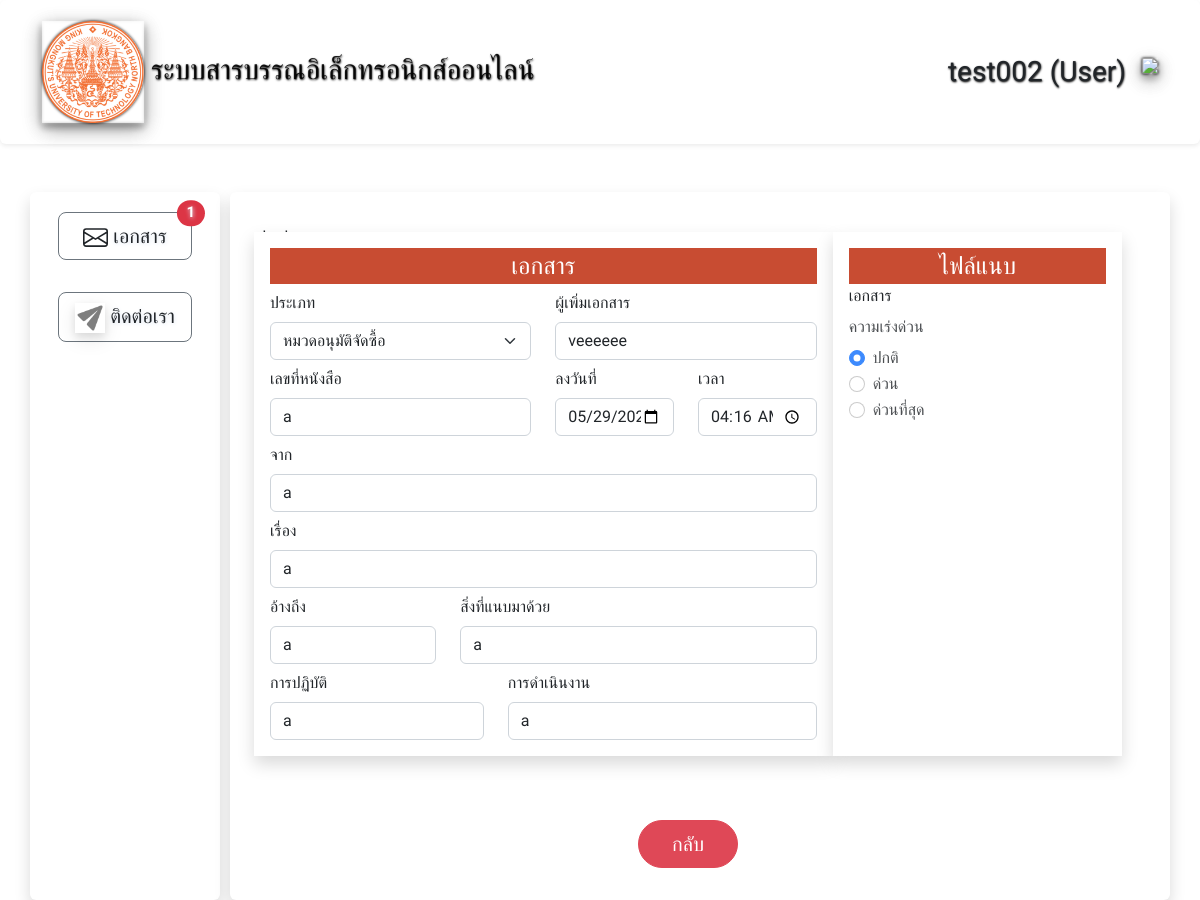
Page /?q=view&doc_id=21 (signed in) on the committed database.
### tables this page shows
CREATE TABLE `user` (
  `user_id` int(11) NOT NULL,
  `user_username` varchar(50) NOT NULL,
  `user_password` varchar(50) NOT NULL,
  `user_name` varchar(30) NOT NULL,
  `user_lineid` varchar(30) NOT NULL,
  `user_email` varchar(100) NOT NULL,
  `user_tel` varchar(10) NOT NULL,
  `post_id` int(11) NOT NULL,
  `dept_id` int(11) NOT NULL,
  `level_id` int(11) NOT NULL
);

CREATE TABLE `document` (
  `doc_id` int(11) NOT NULL,
  `doc_type_id` int(11) NOT NULL,
  `user_id` int(11) NOT NULL,
  `doc_book_number` varchar(30) NOT NULL,
  `doc_date` varchar(15) NOT NULL,
  `doc_time` varchar(10) NOT NULL,
  `doc_from` varchar(30) NOT NULL,
  `doc_topic` varchar(150) NOT NULL,
  `doc_refer_to` varchar(30) NOT NULL,
  `doc_attach` varchar(20) NOT NULL,
  `doc_handle` varchar(30) NOT NULL,
  `doc_action` varchar(30) NOT NULL,
  `doc_urgency` varchar(50) NOT NULL,
  `doc_status` varchar(20) NOT NULL,
  `doc_traffic_id` int(11) NOT NULL,
  `doc_des` varchar(255) NOT NULL,
  `doc_to` varchar(50) NOT NULL
);

### user/view.php (the view, shortened to what this page needs)
<?php
echo "test";
$doc_id = $_GET['doc_id'];
$sql = "SELECT * FROM `document` WHERE `doc_id` = $doc_id";
$result = mysqli_query($conn, $sql);
$row = mysqli_fetch_assoc($result);
$user_id = $_SESSION['user_id'];
$sql_user = "SELECT * FROM `user` WHERE `user_id` = $user_id";
$result_user =  mysqli_query($conn, $sql_user);
$row_user = mysqli_fetch_assoc($result_user);
$user_name = $row_user['user_name'];
?>
<form class="row g-3 needs-validation" action="#" method="post" enctype="multipart/form-data" novalidate>
    <div class="row">
        <div class="col-8 p-1 shadow p-3 mb-5 bg-white" style="background-color: #ECDBBA;pointer-events: none;">
            <div class="col-12 fs-4 text-center text-white " style="background-color:#C84C32;">เอกสาร</div>
            <div class="row">
                <div class="col-6 md-2 ">
                    <label for="category" class="col-form-label">ประเภท</label>
                    <select id="category" name="category" class="form-select form-control">
                        <?php
                        $sql_doc_type = "SELECT * FROM `doc_type`";
                        $result_doc_type = mysqli_query($conn, $sql_doc_type);
                        while ($row_doc_type = mysqli_fetch_assoc($result_doc_type)) {
                        ?>
                            <option><?php echo $row_doc_type['doc_type'] ?></option>
                        <?php } ?>
                    </select>
                </div>
                <div class="col-6 md-2">
                    <label for="id" class="col-form-label">ผู้เพิ่มเอกสาร</label>
                    <input type="text" name="id" id="id" class="form-control" value="<?php echo $user_name ?>" required>
                </div>
                <div class="col-6 md-2">
                    <label for="no" class="col-form-label">เลขที่หนังสือ</label>
                    <input type="text" name="no" id="no" class="form-control" value="<?php echo $row['doc_book_number'] ?>" required>
                </div>
                <div class="col-3 md-2">
                    <label for="date" class="col-form-label">ลงวันที่</label>
                    <input type="date" name="date" id="date" class="form-control" value="<?php echo $row['doc_date'] ?>" required>
                </div>
                <div class="col-3 md-2">
                    <label for="time" class="col-form-label">เวลา</label>
                    <input type="time" name="time" id="time" class="form-control" value="<?php echo $row['doc_time'] ?>" required>
                </div>
                <div class="col-12">
                    <label for="from" class="col-form-label">จาก</label>
                    <input type="text" name="from" id="from" class="form-control" value="<?php echo $row['doc_from'] ?>" required>
                </div>
                <div class="col-12">
                    <label for="topic" class="col-form-label">เรื่อง</label>
                    <input type="text" name="topic" id="topic" class="form-control" value="<?php echo $row['doc_topic'] ?>" required>
                </div>
                <div class="col-4 md-2">
                    <label for="refer_to" class="col-form-label">อ้างถึง</label>
                    <input type="text" name="refer_to" id="refer_to" class="form-control" value="<?php echo $row['doc_refer_to'] ?>" required>
                </div>
                <div class="col-8 md-2">
                    <label for="att" class="col-form-label">สิ่งที่แนบมาด้วย</label>
                    <input type="text" name="att" id="att" class="form-control" value="<?php echo $row['doc_attach'] ?>" required>
                </div>
                <div class="col-5 md-2">
                    <label for="action" class="col-form-label">การปฏิบัติ</label>
                    <input type="text" name="action" id="action" class="form-control" value="<?php echo $row['doc_handle'] ?>" required>
                </div>
                <div class="col-7 md-2">
                    <label for="handle" class="col-form-label">การดำเนินงาน</label>
                    <input type="text" name="handle" id="handle" class="form-control" value="<?php echo $row['doc_action'] ?>" required>
                </div>
            </div>
        </div>
        <div class="col-4  shadow p-3 mb-5 bg-white" style="background-color: #ECDBBA;">
            <div class="col-12 fs-4 text-center text-white " style=" background-color:#C84C32;">ไฟล์แนบ</div>
            <label class="md-3">เอกสาร</label>
            <div class="col-12" style="pointer-events: none;opacity: 0.8;">
                <label for="urgency" class="col-form-label">ความเร่งด่วน</label>
                <br>
                <div class="form-check form-check-inline">
                    <input class="form-check-input" type="radio" name="urgency" id="inlineRadio1" value="urgen_normal" checked>
                    <label class="form-check-label" for="inlineRadio1">ปกติ</label>
                </div>
                <br>
                <div class="form-check form-check-inline">
                    <input class="form-check-input" type="radio" name="urgency" id="inlineRadio2" value="urgen">
                    <label class="form-check-label" for="inlineRadio2">ด่วน</label>
                </div>
                <br>
                <div class="form-check form-check-inline">
                    <input class="form-check-input" type="radio" name="urgency" id="inlineRadio3" value="urgen_ASAP">
                    <label class="form-check-label" for="inlineRadio3">ด่วนที่สุด</label>
                </div>
            </div>
        </div>
        <div class="d-flex justify-content-center mt-3">
            <button class="btn btn-danger btn-lg rounded-pill" style="opacity: 0.9;width:100px" onclick="window.location.href='?q=read&doc_id=<?php echo $row['doc_id'] ?>&user_id=<?php echo $user_id; ?>'" type="button">กลับ</button>
        </div>
    </div>
</form>

### style/style.css (style rules this page uses)
body { font-family: 'K2D', sans-serif; }

### index.php (style rules this page uses)
body { font-family: 'K2D', sans-serif; }

### rows in the picture
user: id "veeeeee"
document: no "a", date "05/29/2022", time "04:16", from "a", topic "a", refer_to "a", att "a", action "a", handle "a"

### other values in the picture
$_SESSION['username'] "test002"
$_SESSION['level'] "User"
mysqli_fetch_assoc($nums_doc)['COUNT(*)'] "1"
form field category "หมวดอนุมัติจัดซื้อ"
